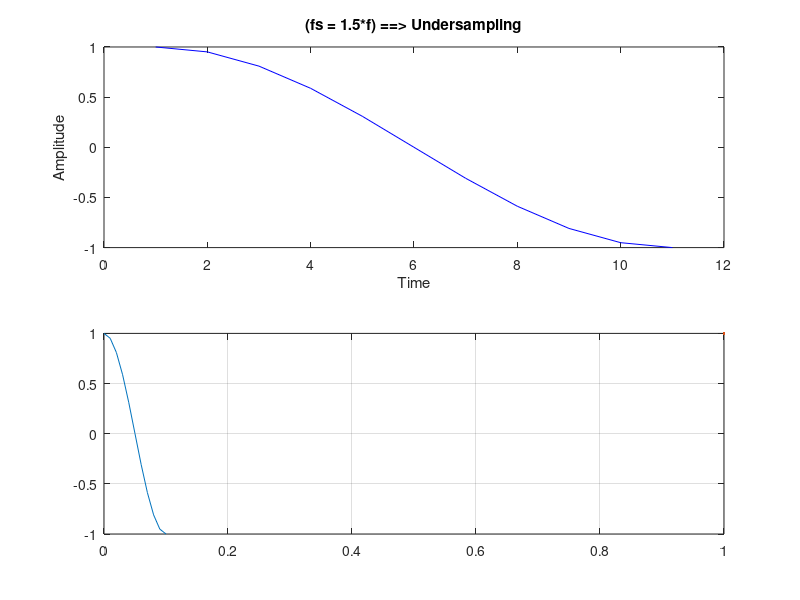

This chart was generated by the following MATLAB code:
clc
clear all
close all

f = input("Enter msg signal frequency = ");
t = 0 : 0.01 : 0.1;
x = cos(2*pi*f*t);

% Sampling frequency
# fs = 1*f;  Undersampling fs<2*f
# fs = 2*f; Critical sampling fs=2*f
# fs = 5*f; Oversampling fs>2*f
fs = 1.5*f;
ts = 1/fs;

tn = 0 : ts : 0.1;
xn = cos(2*pi*fs*tn);

% PLOT
subplot(2,1,1);
plot(x,'b',xn,'r--');
xlabel("Time");
ylabel("Amplitude");
title("(fs = 1.5*f) ==> Undersampling");

subplot(2,1,2);
plot(t,x,xn);
grid on;
